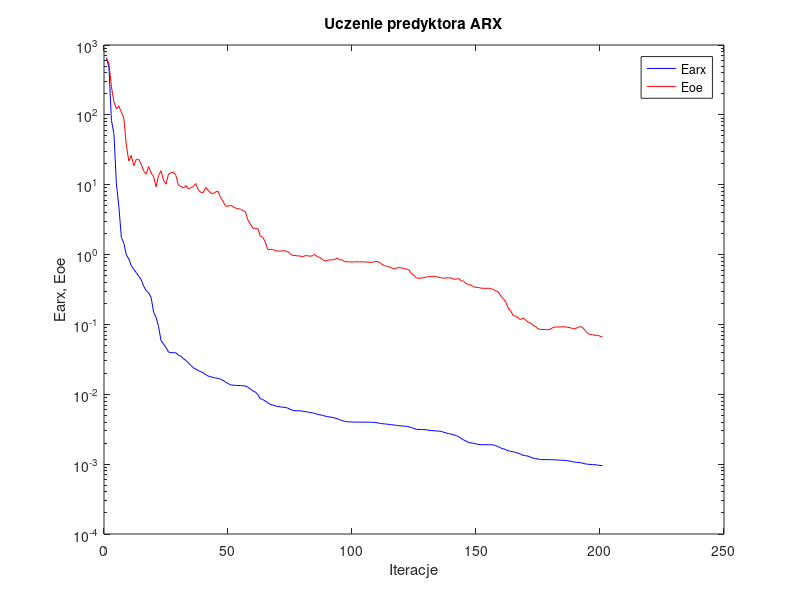
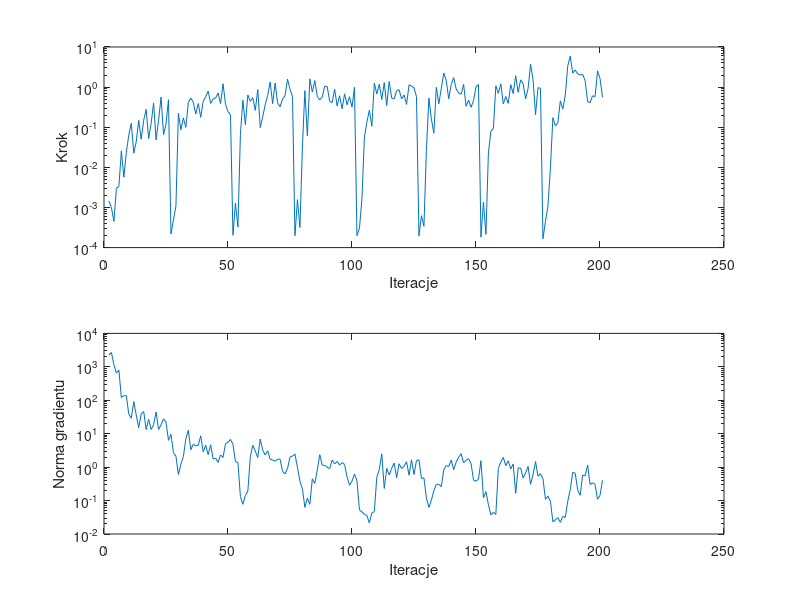

The MATLAB script that drew these images, in order:
%uczenie predyktora arx
clear all;
n=0; farx(n+1)=6.590663e+002; foe(n+1)=6.399785e+002; wspucz(n+1)=0.000000e+000; ng(n+1)=0.000000e+000;
%odnowa zmiennej metryki
n=1; farx(n+1)=4.718008e+002; foe(n+1)=5.451518e+002; krok(n+1)=1.460933e-003; ng(n+1)=2.268546e+003;
n=2; farx(n+1)=8.344134e+001; foe(n+1)=2.508160e+002; krok(n+1)=9.824964e-004; ng(n+1)=2.669685e+003;
n=3; farx(n+1)=5.368530e+001; foe(n+1)=1.531799e+002; krok(n+1)=4.494757e-004; ng(n+1)=1.154489e+003;
n=4; farx(n+1)=1.032159e+001; foe(n+1)=1.224060e+002; krok(n+1)=2.988526e-003; ng(n+1)=6.557456e+002;
n=5; farx(n+1)=4.838622e+000; foe(n+1)=1.329659e+002; krok(n+1)=3.350038e-003; ng(n+1)=7.917259e+002;
n=6; farx(n+1)=1.758470e+000; foe(n+1)=1.099733e+002; krok(n+1)=2.571418e-002; ng(n+1)=1.209299e+002;
n=7; farx(n+1)=1.454130e+000; foe(n+1)=8.907335e+001; krok(n+1)=5.682045e-003; ng(n+1)=1.378491e+002;
n=8; farx(n+1)=9.895246e-001; foe(n+1)=3.699320e+001; krok(n+1)=2.366103e-002; ng(n+1)=1.362164e+002;
n=9; farx(n+1)=8.655228e-001; foe(n+1)=2.179681e+001; krok(n+1)=6.423218e-002; ng(n+1)=3.842785e+001;
n=10; farx(n+1)=6.939996e-001; foe(n+1)=2.628755e+001; krok(n+1)=1.251442e-001; ng(n+1)=2.895036e+001;
n=11; farx(n+1)=6.139943e-001; foe(n+1)=1.864070e+001; krok(n+1)=2.252562e-002; ng(n+1)=9.094689e+001;
n=12; farx(n+1)=5.515546e-001; foe(n+1)=2.299984e+001; krok(n+1)=4.346837e-002; ng(n+1)=3.619704e+001;
n=13; farx(n+1)=4.911881e-001; foe(n+1)=2.312588e+001; krok(n+1)=1.486329e-001; ng(n+1)=1.515406e+001;
n=14; farx(n+1)=4.355845e-001; foe(n+1)=1.974858e+001; krok(n+1)=5.016986e-002; ng(n+1)=3.876545e+001;
n=15; farx(n+1)=3.529425e-001; foe(n+1)=1.578604e+001; krok(n+1)=1.486329e-001; ng(n+1)=4.616379e+001;
n=16; farx(n+1)=3.044368e-001; foe(n+1)=1.415870e+001; krok(n+1)=2.778419e-001; ng(n+1)=1.328405e+001;
n=17; farx(n+1)=2.829889e-001; foe(n+1)=1.818925e+001; krok(n+1)=5.234463e-002; ng(n+1)=2.691499e+001;
n=18; farx(n+1)=2.432776e-001; foe(n+1)=1.468065e+001; krok(n+1)=1.248868e-001; ng(n+1)=1.337637e+001;
n=19; farx(n+1)=1.495344e-001; foe(n+1)=1.305310e+001; krok(n+1)=4.015963e-001; ng(n+1)=1.855259e+001;
n=20; farx(n+1)=1.257083e-001; foe(n+1)=9.337000e+000; krok(n+1)=4.818488e-002; ng(n+1)=4.432129e+001;
n=21; farx(n+1)=9.318456e-002; foe(n+1)=1.357185e+001; krok(n+1)=1.487414e-001; ng(n+1)=1.334106e+001;
n=22; farx(n+1)=5.848384e-002; foe(n+1)=1.588707e+001; krok(n+1)=5.642809e-001; ng(n+1)=1.842043e+001;
n=23; farx(n+1)=5.251261e-002; foe(n+1)=1.161502e+001; krok(n+1)=6.533169e-002; ng(n+1)=2.789126e+001;
n=24; farx(n+1)=4.662889e-002; foe(n+1)=1.018377e+001; krok(n+1)=1.200783e-001; ng(n+1)=2.233034e+001;
n=25; farx(n+1)=4.024698e-002; foe(n+1)=1.419471e+001; krok(n+1)=4.854703e-001; ng(n+1)=6.333728e+000;
%odnowa zmiennej metryki
n=26; farx(n+1)=3.950307e-002; foe(n+1)=1.481706e+001; krok(n+1)=2.197532e-004; ng(n+1)=9.605345e+000;
n=27; farx(n+1)=3.939531e-002; foe(n+1)=1.522298e+001; krok(n+1)=4.923063e-004; ng(n+1)=2.706509e+000;
n=28; farx(n+1)=3.917944e-002; foe(n+1)=1.353181e+001; krok(n+1)=1.078226e-003; ng(n+1)=2.128395e+000;
n=29; farx(n+1)=3.638584e-002; foe(n+1)=9.818270e+000; krok(n+1)=2.223238e-001; ng(n+1)=6.022633e-001;
n=30; farx(n+1)=3.510934e-002; foe(n+1)=9.451954e+000; krok(n+1)=8.641149e-002; ng(n+1)=1.225943e+000;
n=31; farx(n+1)=3.221621e-002; foe(n+1)=8.986890e+000; krok(n+1)=1.713887e-001; ng(n+1)=2.071596e+000;
n=32; farx(n+1)=3.057768e-002; foe(n+1)=9.718358e+000; krok(n+1)=9.909413e-002; ng(n+1)=6.997044e+000;
n=33; farx(n+1)=2.820547e-002; foe(n+1)=8.660582e+000; krok(n+1)=4.114269e-001; ng(n+1)=1.264298e+001;
n=34; farx(n+1)=2.594066e-002; foe(n+1)=9.079764e+000; krok(n+1)=5.344503e-001; ng(n+1)=3.316229e+000;
n=35; farx(n+1)=2.398806e-002; foe(n+1)=9.450037e+000; krok(n+1)=4.228884e-001; ng(n+1)=4.818629e+000;
n=36; farx(n+1)=2.296163e-002; foe(n+1)=1.040341e+001; krok(n+1)=2.134155e-001; ng(n+1)=4.353184e+000;
n=37; farx(n+1)=2.178470e-002; foe(n+1)=8.484428e+000; krok(n+1)=3.904377e-001; ng(n+1)=4.491298e+000;
n=38; farx(n+1)=2.112991e-002; foe(n+1)=7.792368e+000; krok(n+1)=1.775417e-001; ng(n+1)=8.662799e+000;
n=39; farx(n+1)=2.023743e-002; foe(n+1)=7.708112e+000; krok(n+1)=4.456675e-001; ng(n+1)=2.883065e+000;
n=40; farx(n+1)=1.909780e-002; foe(n+1)=9.114633e+000; krok(n+1)=5.766634e-001; ng(n+1)=4.535741e+000;
n=41; farx(n+1)=1.823791e-002; foe(n+1)=8.304693e+000; krok(n+1)=7.926233e-001; ng(n+1)=2.356951e+000;
n=42; farx(n+1)=1.783395e-002; foe(n+1)=7.600450e+000; krok(n+1)=3.923690e-001; ng(n+1)=4.675223e+000;
n=43; farx(n+1)=1.743444e-002; foe(n+1)=7.469891e+000; krok(n+1)=5.076613e-001; ng(n+1)=1.739405e+000;
n=44; farx(n+1)=1.712367e-002; foe(n+1)=7.902885e+000; krok(n+1)=5.350602e-001; ng(n+1)=1.864906e+000;
n=45; farx(n+1)=1.687162e-002; foe(n+1)=8.051923e+000; krok(n+1)=7.113726e-001; ng(n+1)=1.389264e+000;
n=46; farx(n+1)=1.643485e-002; foe(n+1)=6.530578e+000; krok(n+1)=3.867248e-001; ng(n+1)=2.315016e+000;
n=47; farx(n+1)=1.586258e-002; foe(n+1)=5.805613e+000; krok(n+1)=1.214233e+000; ng(n+1)=1.943792e+000;
n=48; farx(n+1)=1.490744e-002; foe(n+1)=4.922954e+000; krok(n+1)=3.745525e-001; ng(n+1)=5.073361e+000;
n=49; farx(n+1)=1.428333e-002; foe(n+1)=4.940839e+000; krok(n+1)=2.440422e-001; ng(n+1)=5.540388e+000;
n=50; farx(n+1)=1.363995e-002; foe(n+1)=5.061722e+000; krok(n+1)=2.038866e-001; ng(n+1)=6.733706e+000;
%odnowa zmiennej metryki
n=51; farx(n+1)=1.349082e-002; foe(n+1)=4.859225e+000; krok(n+1)=2.030280e-004; ng(n+1)=4.818152e+000;
n=52; farx(n+1)=1.341312e-002; foe(n+1)=4.639499e+000; krok(n+1)=1.279942e-003; ng(n+1)=1.457567e+000;
n=53; farx(n+1)=1.338289e-002; foe(n+1)=4.533514e+000; krok(n+1)=3.241749e-004; ng(n+1)=1.379519e+000;
n=54; farx(n+1)=1.333647e-002; foe(n+1)=4.472765e+000; krok(n+1)=6.554666e-002; ng(n+1)=1.318696e-001;
n=55; farx(n+1)=1.321214e-002; foe(n+1)=4.267185e+000; krok(n+1)=4.726961e-001; ng(n+1)=7.751086e-002;
n=56; farx(n+1)=1.316566e-002; foe(n+1)=4.112342e+000; krok(n+1)=1.158784e-001; ng(n+1)=1.414977e-001;
n=57; farx(n+1)=1.260202e-002; foe(n+1)=3.147692e+000; krok(n+1)=6.371584e-001; ng(n+1)=1.929325e-001;
n=58; farx(n+1)=1.191170e-002; foe(n+1)=2.745021e+000; krok(n+1)=4.406062e-001; ng(n+1)=2.052748e+000;
n=59; farx(n+1)=1.118408e-002; foe(n+1)=2.393796e+000; krok(n+1)=5.451818e-001; ng(n+1)=4.475447e+000;
n=60; farx(n+1)=1.079694e-002; foe(n+1)=2.364885e+000; krok(n+1)=2.640676e-001; ng(n+1)=3.034108e+000;
n=61; farx(n+1)=9.930649e-003; foe(n+1)=2.376576e+000; krok(n+1)=8.704303e-001; ng(n+1)=1.931736e+000;
n=62; farx(n+1)=8.690815e-003; foe(n+1)=1.840344e+000; krok(n+1)=9.810024e-002; ng(n+1)=6.905568e+000;
n=63; farx(n+1)=8.443271e-003; foe(n+1)=1.772407e+000; krok(n+1)=1.818254e-001; ng(n+1)=3.205202e+000;
n=64; farx(n+1)=7.996428e-003; foe(n+1)=1.533593e+000; krok(n+1)=3.635836e-001; ng(n+1)=2.315087e+000;
n=65; farx(n+1)=7.581967e-003; foe(n+1)=1.177462e+000; krok(n+1)=6.236201e-001; ng(n+1)=3.077921e+000;
n=66; farx(n+1)=7.179836e-003; foe(n+1)=1.183955e+000; krok(n+1)=1.350234e+000; ng(n+1)=1.717747e+000;
n=67; farx(n+1)=7.041828e-003; foe(n+1)=1.185139e+000; krok(n+1)=3.862514e-001; ng(n+1)=1.648836e+000;
n=68; farx(n+1)=6.819811e-003; foe(n+1)=1.140500e+000; krok(n+1)=1.267142e+000; ng(n+1)=1.497531e+000;
n=69; farx(n+1)=6.702577e-003; foe(n+1)=1.125235e+000; krok(n+1)=4.027995e-001; ng(n+1)=1.725761e+000;
n=70; farx(n+1)=6.618473e-003; foe(n+1)=1.119754e+000; krok(n+1)=3.240219e-001; ng(n+1)=1.732485e+000;
n=71; farx(n+1)=6.539031e-003; foe(n+1)=1.132757e+000; krok(n+1)=5.045340e-001; ng(n+1)=7.502798e-001;
n=72; farx(n+1)=6.489476e-003; foe(n+1)=1.130276e+000; krok(n+1)=6.128735e-001; ng(n+1)=6.247597e-001;
n=73; farx(n+1)=6.364093e-003; foe(n+1)=1.102766e+000; krok(n+1)=1.585247e+000; ng(n+1)=9.164691e-001;
n=74; farx(n+1)=6.103046e-003; foe(n+1)=1.038338e+000; krok(n+1)=8.812470e-001; ng(n+1)=2.000064e+000;
n=75; farx(n+1)=5.892309e-003; foe(n+1)=9.708423e-001; krok(n+1)=5.786742e-001; ng(n+1)=2.138068e+000;
%odnowa zmiennej metryki
n=76; farx(n+1)=5.844861e-003; foe(n+1)=9.709355e-001; krok(n+1)=1.984325e-004; ng(n+1)=2.444740e+000;
n=77; farx(n+1)=5.800138e-003; foe(n+1)=9.569921e-001; krok(n+1)=1.564230e-003; ng(n+1)=9.891983e-001;
n=78; farx(n+1)=5.798692e-003; foe(n+1)=9.568455e-001; krok(n+1)=3.164277e-004; ng(n+1)=3.849779e-001;
n=79; farx(n+1)=5.737586e-003; foe(n+1)=9.265504e-001; krok(n+1)=3.221469e-002; ng(n+1)=2.239700e-001;
n=80; farx(n+1)=5.637287e-003; foe(n+1)=9.627818e-001; krok(n+1)=8.166569e-001; ng(n+1)=6.249455e-002;
n=81; farx(n+1)=5.606233e-003; foe(n+1)=9.646841e-001; krok(n+1)=6.158330e-002; ng(n+1)=1.189796e-001;
n=82; farx(n+1)=5.482039e-003; foe(n+1)=9.466133e-001; krok(n+1)=1.605435e+000; ng(n+1)=7.765658e-002;
n=83; farx(n+1)=5.425478e-003; foe(n+1)=9.612574e-001; krok(n+1)=7.560816e-001; ng(n+1)=4.480107e-001;
n=84; farx(n+1)=5.320194e-003; foe(n+1)=1.005649e+000; krok(n+1)=1.454334e+000; ng(n+1)=3.264874e-001;
n=85; farx(n+1)=5.166318e-003; foe(n+1)=9.321181e-001; krok(n+1)=5.861088e-001; ng(n+1)=8.274464e-001;
n=86; farx(n+1)=5.084625e-003; foe(n+1)=9.116497e-001; krok(n+1)=4.787134e-001; ng(n+1)=2.361109e+000;
n=87; farx(n+1)=5.005180e-003; foe(n+1)=8.545897e-001; krok(n+1)=5.631821e-001; ng(n+1)=1.144865e+000;
n=88; farx(n+1)=4.887980e-003; foe(n+1)=8.084336e-001; krok(n+1)=1.054352e+000; ng(n+1)=1.137072e+000;
n=89; farx(n+1)=4.802170e-003; foe(n+1)=8.266980e-001; krok(n+1)=1.034903e+000; ng(n+1)=9.853744e-001;
n=90; farx(n+1)=4.733193e-003; foe(n+1)=8.413452e-001; krok(n+1)=4.421085e-001; ng(n+1)=9.005000e-001;
n=91; farx(n+1)=4.681433e-003; foe(n+1)=8.404090e-001; krok(n+1)=4.128102e-001; ng(n+1)=1.632056e+000;
n=92; farx(n+1)=4.581476e-003; foe(n+1)=8.491020e-001; krok(n+1)=8.812470e-001; ng(n+1)=1.253089e+000;
n=93; farx(n+1)=4.478864e-003; foe(n+1)=8.948337e-001; krok(n+1)=3.388186e-001; ng(n+1)=1.477497e+000;
n=94; farx(n+1)=4.332452e-003; foe(n+1)=8.404173e-001; krok(n+1)=6.081841e-001; ng(n+1)=1.153570e+000;
n=95; farx(n+1)=4.214656e-003; foe(n+1)=8.437886e-001; krok(n+1)=2.889668e-001; ng(n+1)=1.366515e+000;
n=96; farx(n+1)=4.092494e-003; foe(n+1)=7.922473e-001; krok(n+1)=6.777732e-001; ng(n+1)=1.202588e+000;
n=97; farx(n+1)=4.049855e-003; foe(n+1)=7.881935e-001; krok(n+1)=3.635836e-001; ng(n+1)=5.121930e-001;
n=98; farx(n+1)=4.023227e-003; foe(n+1)=7.868547e-001; krok(n+1)=5.763255e-001; ng(n+1)=2.877050e-001;
n=99; farx(n+1)=4.015428e-003; foe(n+1)=7.800015e-001; krok(n+1)=3.164556e-001; ng(n+1)=3.803111e-001;
n=100; farx(n+1)=3.997288e-003; foe(n+1)=7.891194e-001; krok(n+1)=9.908265e-001; ng(n+1)=6.257178e-001;
%odnowa zmiennej metryki
n=101; farx(n+1)=3.996349e-003; foe(n+1)=7.880515e-001; krok(n+1)=1.985317e-004; ng(n+1)=3.906221e-001;
n=102; farx(n+1)=3.996322e-003; foe(n+1)=7.876154e-001; krok(n+1)=3.046669e-004; ng(n+1)=5.273990e-002;
n=103; farx(n+1)=3.996207e-003; foe(n+1)=7.884735e-001; krok(n+1)=1.612540e-003; ng(n+1)=4.614675e-002;
n=104; farx(n+1)=3.993833e-003; foe(n+1)=7.838828e-001; krok(n+1)=5.694364e-002; ng(n+1)=3.854854e-002;
n=105; farx(n+1)=3.988089e-003; foe(n+1)=7.844297e-001; krok(n+1)=1.328156e-001; ng(n+1)=3.627302e-002;
n=106; farx(n+1)=3.983742e-003; foe(n+1)=7.758970e-001; krok(n+1)=2.658984e-001; ng(n+1)=2.129255e-002;
n=107; farx(n+1)=3.977682e-003; foe(n+1)=7.701347e-001; krok(n+1)=1.057059e-001; ng(n+1)=4.242732e-002;
n=108; farx(n+1)=3.946333e-003; foe(n+1)=7.904140e-001; krok(n+1)=1.258604e+000; ng(n+1)=4.678158e-002;
n=109; farx(n+1)=3.923673e-003; foe(n+1)=7.961625e-001; krok(n+1)=6.762233e-001; ng(n+1)=5.012663e-001;
n=110; farx(n+1)=3.853477e-003; foe(n+1)=7.757180e-001; krok(n+1)=1.174181e+000; ng(n+1)=8.548137e-001;
n=111; farx(n+1)=3.806377e-003; foe(n+1)=7.288506e-001; krok(n+1)=4.904031e-001; ng(n+1)=2.495382e+000;
n=112; farx(n+1)=3.763917e-003; foe(n+1)=6.939548e-001; krok(n+1)=1.296088e+000; ng(n+1)=2.305577e-001;
n=113; farx(n+1)=3.746052e-003; foe(n+1)=6.826083e-001; krok(n+1)=3.465039e-001; ng(n+1)=9.149241e-001;
n=114; farx(n+1)=3.695694e-003; foe(n+1)=6.652066e-001; krok(n+1)=1.377726e+000; ng(n+1)=5.837879e-001;
n=115; farx(n+1)=3.667306e-003; foe(n+1)=6.443829e-001; krok(n+1)=5.344503e-001; ng(n+1)=9.242746e-001;
n=116; farx(n+1)=3.629938e-003; foe(n+1)=6.204662e-001; krok(n+1)=5.045340e-001; ng(n+1)=1.326307e+000;
n=117; farx(n+1)=3.592028e-003; foe(n+1)=6.418810e-001; krok(n+1)=8.252141e-001; ng(n+1)=4.751616e-001;
n=118; farx(n+1)=3.554662e-003; foe(n+1)=6.523084e-001; krok(n+1)=8.575247e-001; ng(n+1)=1.259431e+000;
n=119; farx(n+1)=3.525518e-003; foe(n+1)=6.428864e-001; krok(n+1)=5.045340e-001; ng(n+1)=9.094467e-001;
n=120; farx(n+1)=3.502597e-003; foe(n+1)=6.299745e-001; krok(n+1)=6.367965e-001; ng(n+1)=1.068459e+000;
n=121; farx(n+1)=3.471468e-003; foe(n+1)=6.195409e-001; krok(n+1)=3.713045e-001; ng(n+1)=1.454477e+000;
n=122; farx(n+1)=3.417811e-003; foe(n+1)=6.048951e-001; krok(n+1)=1.136048e+000; ng(n+1)=5.726936e-001;
n=123; farx(n+1)=3.325951e-003; foe(n+1)=5.297166e-001; krok(n+1)=1.062525e+000; ng(n+1)=1.656638e+000;
n=124; farx(n+1)=3.250822e-003; foe(n+1)=5.042696e-001; krok(n+1)=9.574267e-001; ng(n+1)=6.029292e-001;
n=125; farx(n+1)=3.148086e-003; foe(n+1)=4.632795e-001; krok(n+1)=5.772243e-001; ng(n+1)=1.580482e+000;
%odnowa zmiennej metryki
n=126; farx(n+1)=3.132392e-003; foe(n+1)=4.570100e-001; krok(n+1)=1.963632e-004; ng(n+1)=1.648728e+000;
n=127; farx(n+1)=3.128818e-003; foe(n+1)=4.620639e-001; krok(n+1)=6.250570e-004; ng(n+1)=4.558671e-001;
n=128; farx(n+1)=3.125181e-003; foe(n+1)=4.661153e-001; krok(n+1)=3.395966e-004; ng(n+1)=4.807816e-001;
n=129; farx(n+1)=3.115311e-003; foe(n+1)=4.777619e-001; krok(n+1)=2.643052e-002; ng(n+1)=1.184240e-001;
n=130; farx(n+1)=3.044865e-003; foe(n+1)=4.827380e-001; krok(n+1)=5.355876e-001; ng(n+1)=6.257436e-002;
n=131; farx(n+1)=3.025364e-003; foe(n+1)=4.843683e-001; krok(n+1)=1.611570e-001; ng(n+1)=1.023842e-001;
n=132; farx(n+1)=3.009507e-003; foe(n+1)=4.903789e-001; krok(n+1)=7.084462e-002; ng(n+1)=1.964507e-001;
n=133; farx(n+1)=2.981634e-003; foe(n+1)=4.862623e-001; krok(n+1)=9.942122e-001; ng(n+1)=3.035742e-001;
n=134; farx(n+1)=2.972517e-003; foe(n+1)=4.693527e-001; krok(n+1)=3.838379e-001; ng(n+1)=3.111109e-001;
n=135; farx(n+1)=2.942530e-003; foe(n+1)=4.674747e-001; krok(n+1)=9.270274e-001; ng(n+1)=2.614732e-001;
n=136; farx(n+1)=2.859419e-003; foe(n+1)=4.572477e-001; krok(n+1)=2.238597e+000; ng(n+1)=8.306060e-001;
n=137; farx(n+1)=2.790574e-003; foe(n+1)=4.659365e-001; krok(n+1)=1.476581e+000; ng(n+1)=1.116902e+000;
n=138; farx(n+1)=2.737498e-003; foe(n+1)=4.635157e-001; krok(n+1)=5.131430e-001; ng(n+1)=1.043867e+000;
n=139; farx(n+1)=2.688821e-003; foe(n+1)=4.630521e-001; krok(n+1)=1.155850e+000; ng(n+1)=1.633325e+000;
n=140; farx(n+1)=2.629660e-003; foe(n+1)=4.448957e-001; krok(n+1)=1.728528e+000; ng(n+1)=8.364620e-001;
n=141; farx(n+1)=2.559635e-003; foe(n+1)=4.434430e-001; krok(n+1)=9.001093e-001; ng(n+1)=1.418655e+000;
n=142; farx(n+1)=2.473626e-003; foe(n+1)=4.557573e-001; krok(n+1)=7.178655e-001; ng(n+1)=1.994577e+000;
n=143; farx(n+1)=2.336189e-003; foe(n+1)=4.216494e-001; krok(n+1)=6.656880e-001; ng(n+1)=2.523072e+000;
n=144; farx(n+1)=2.223818e-003; foe(n+1)=4.179044e-001; krok(n+1)=1.171229e+000; ng(n+1)=1.341021e+000;
n=145; farx(n+1)=2.137730e-003; foe(n+1)=3.848816e-001; krok(n+1)=3.329123e-001; ng(n+1)=1.611344e+000;
n=146; farx(n+1)=2.041776e-003; foe(n+1)=3.706012e-001; krok(n+1)=4.756263e-001; ng(n+1)=1.778459e+000;
n=147; farx(n+1)=2.016178e-003; foe(n+1)=3.659461e-001; krok(n+1)=3.141433e-001; ng(n+1)=1.288042e+000;
n=148; farx(n+1)=1.984897e-003; foe(n+1)=3.463367e-001; krok(n+1)=4.602631e-001; ng(n+1)=4.081043e-001;
n=149; farx(n+1)=1.951841e-003; foe(n+1)=3.396291e-001; krok(n+1)=1.024434e+000; ng(n+1)=3.799590e-001;
n=150; farx(n+1)=1.911484e-003; foe(n+1)=3.373222e-001; krok(n+1)=1.153327e+000; ng(n+1)=4.388181e-001;
%odnowa zmiennej metryki
n=151; farx(n+1)=1.900393e-003; foe(n+1)=3.307549e-001; krok(n+1)=1.821736e-004; ng(n+1)=1.558707e+000;
n=152; farx(n+1)=1.899751e-003; foe(n+1)=3.288858e-001; krok(n+1)=1.353531e-003; ng(n+1)=1.220550e-001;
n=153; farx(n+1)=1.899490e-003; foe(n+1)=3.281049e-001; krok(n+1)=2.141893e-004; ng(n+1)=1.851509e-001;
n=154; farx(n+1)=1.895646e-003; foe(n+1)=3.303338e-001; krok(n+1)=2.284436e-002; ng(n+1)=7.502657e-002;
n=155; farx(n+1)=1.892040e-003; foe(n+1)=3.237834e-001; krok(n+1)=7.923274e-002; ng(n+1)=3.743952e-002;
n=156; farx(n+1)=1.886321e-003; foe(n+1)=3.183527e-001; krok(n+1)=9.327289e-002; ng(n+1)=4.441128e-002;
n=157; farx(n+1)=1.833667e-003; foe(n+1)=3.018021e-001; krok(n+1)=1.077223e+000; ng(n+1)=3.849800e-002;
n=158; farx(n+1)=1.782078e-003; foe(n+1)=2.905048e-001; krok(n+1)=6.986165e-001; ng(n+1)=9.154824e-001;
n=159; farx(n+1)=1.697212e-003; foe(n+1)=2.553272e-001; krok(n+1)=1.208217e+000; ng(n+1)=1.419892e+000;
n=160; farx(n+1)=1.661350e-003; foe(n+1)=2.333519e-001; krok(n+1)=3.819429e-001; ng(n+1)=1.949599e+000;
n=161; farx(n+1)=1.611825e-003; foe(n+1)=2.093324e-001; krok(n+1)=5.824576e-001; ng(n+1)=1.108193e+000;
n=162; farx(n+1)=1.552968e-003; foe(n+1)=1.721397e-001; krok(n+1)=3.923690e-001; ng(n+1)=1.540720e+000;
n=163; farx(n+1)=1.526439e-003; foe(n+1)=1.554194e-001; krok(n+1)=1.157790e+000; ng(n+1)=8.852639e-001;
n=164; farx(n+1)=1.501668e-003; foe(n+1)=1.337516e-001; krok(n+1)=6.888628e-001; ng(n+1)=1.248943e+000;
n=165; farx(n+1)=1.466712e-003; foe(n+1)=1.317602e-001; krok(n+1)=1.921526e+000; ng(n+1)=1.646939e-001;
n=166; farx(n+1)=1.438584e-003; foe(n+1)=1.239056e-001; krok(n+1)=7.413928e-001; ng(n+1)=9.452939e-001;
n=167; farx(n+1)=1.385303e-003; foe(n+1)=1.175241e-001; krok(n+1)=1.512163e+000; ng(n+1)=9.436060e-001;
n=168; farx(n+1)=1.340175e-003; foe(n+1)=1.237735e-001; krok(n+1)=1.230345e+000; ng(n+1)=4.741476e-001;
n=169; farx(n+1)=1.319810e-003; foe(n+1)=1.151158e-001; krok(n+1)=5.076613e-001; ng(n+1)=6.695329e-001;
n=170; farx(n+1)=1.303956e-003; foe(n+1)=1.086549e-001; krok(n+1)=9.205345e-001; ng(n+1)=1.048619e+000;
n=171; farx(n+1)=1.258290e-003; foe(n+1)=1.045445e-001; krok(n+1)=3.748819e+000; ng(n+1)=3.061553e-001;
n=172; farx(n+1)=1.217820e-003; foe(n+1)=9.727378e-002; krok(n+1)=1.527605e+000; ng(n+1)=5.967323e-001;
n=173; farx(n+1)=1.201871e-003; foe(n+1)=9.324114e-002; krok(n+1)=2.056099e-001; ng(n+1)=1.467990e+000;
n=174; farx(n+1)=1.186014e-003; foe(n+1)=8.661193e-002; krok(n+1)=9.703078e-001; ng(n+1)=5.374878e-001;
n=175; farx(n+1)=1.162792e-003; foe(n+1)=8.476835e-002; krok(n+1)=9.282331e-001; ng(n+1)=6.349635e-001;
%odnowa zmiennej metryki
n=176; farx(n+1)=1.161811e-003; foe(n+1)=8.453711e-002; krok(n+1)=1.662532e-004; ng(n+1)=4.508760e-001;
n=177; farx(n+1)=1.161638e-003; foe(n+1)=8.434180e-002; krok(n+1)=4.448722e-004; ng(n+1)=1.094260e-001;
n=178; farx(n+1)=1.160951e-003; foe(n+1)=8.384091e-002; krok(n+1)=1.066655e-003; ng(n+1)=1.355371e-001;
n=179; farx(n+1)=1.158320e-003; foe(n+1)=8.561624e-002; krok(n+1)=9.513276e-003; ng(n+1)=9.556693e-002;
n=180; farx(n+1)=1.154548e-003; foe(n+1)=9.017761e-002; krok(n+1)=1.732520e-001; ng(n+1)=2.316102e-002;
n=181; farx(n+1)=1.151932e-003; foe(n+1)=9.210692e-002; krok(n+1)=1.081188e-001; ng(n+1)=2.673279e-002;
n=182; farx(n+1)=1.147355e-003; foe(n+1)=9.168838e-002; krok(n+1)=1.291716e-001; ng(n+1)=3.080424e-002;
n=183; farx(n+1)=1.139210e-003; foe(n+1)=9.207045e-002; krok(n+1)=4.544515e-001; ng(n+1)=2.232221e-002;
n=184; farx(n+1)=1.135933e-003; foe(n+1)=9.282390e-002; krok(n+1)=2.833785e-001; ng(n+1)=3.367542e-002;
n=185; farx(n+1)=1.129957e-003; foe(n+1)=9.248376e-002; krok(n+1)=6.338619e-001; ng(n+1)=3.132724e-002;
n=186; farx(n+1)=1.119533e-003; foe(n+1)=9.038162e-002; krok(n+1)=3.382588e+000; ng(n+1)=9.511392e-002;
n=187; farx(n+1)=1.101044e-003; foe(n+1)=9.008438e-002; krok(n+1)=5.906326e+000; ng(n+1)=2.127192e-001;
n=188; farx(n+1)=1.084447e-003; foe(n+1)=8.633988e-002; krok(n+1)=2.240289e+000; ng(n+1)=6.985159e-001;
n=189; farx(n+1)=1.066493e-003; foe(n+1)=8.735444e-002; krok(n+1)=2.669838e+000; ng(n+1)=6.572046e-001;
n=190; farx(n+1)=1.059661e-003; foe(n+1)=9.015152e-002; krok(n+1)=2.131033e+000; ng(n+1)=2.055597e-001;
n=191; farx(n+1)=1.051813e-003; foe(n+1)=9.343078e-002; krok(n+1)=1.991896e+000; ng(n+1)=1.435221e-001;
n=192; farx(n+1)=1.031827e-003; foe(n+1)=9.062718e-002; krok(n+1)=2.080989e+000; ng(n+1)=5.771195e-001;
n=193; farx(n+1)=1.010294e-003; foe(n+1)=8.187753e-002; krok(n+1)=1.454334e+000; ng(n+1)=5.494401e-001;
n=194; farx(n+1)=9.969393e-004; foe(n+1)=7.475512e-002; krok(n+1)=4.337210e-001; ng(n+1)=1.150539e+000;
n=195; farx(n+1)=9.920492e-004; foe(n+1)=7.216270e-002; krok(n+1)=4.089939e-001; ng(n+1)=3.032894e-001;
n=196; farx(n+1)=9.852026e-004; foe(n+1)=7.126478e-002; krok(n+1)=6.071167e-001; ng(n+1)=3.386661e-001;
n=197; farx(n+1)=9.819313e-004; foe(n+1)=6.952255e-002; krok(n+1)=5.788951e-001; ng(n+1)=3.079816e-001;
n=198; farx(n+1)=9.688498e-004; foe(n+1)=7.041608e-002; krok(n+1)=2.537857e+000; ng(n+1)=1.095410e-001;
n=199; farx(n+1)=9.584392e-004; foe(n+1)=6.763839e-002; krok(n+1)=1.650428e+000; ng(n+1)=1.412357e-001;
n=200; farx(n+1)=9.524682e-004; foe(n+1)=6.598485e-002; krok(n+1)=5.596492e-001; ng(n+1)=4.054113e-001;

figure; semilogy(farx,'b'); hold on; semilogy(foe,'r'); xlabel('Iteracje'); ylabel('Earx, Eoe'); legend('Earx','Eoe'); title('Uczenie predyktora ARX');
figure; subplot(2,1,1); semilogy(krok); xlabel('Iteracje'); ylabel('Krok');
subplot(2,1,2); semilogy(ng); xlabel('Iteracje'); ylabel('Norma gradientu');
Earx=farx(n+1)
Eoe=foe(n+1)
